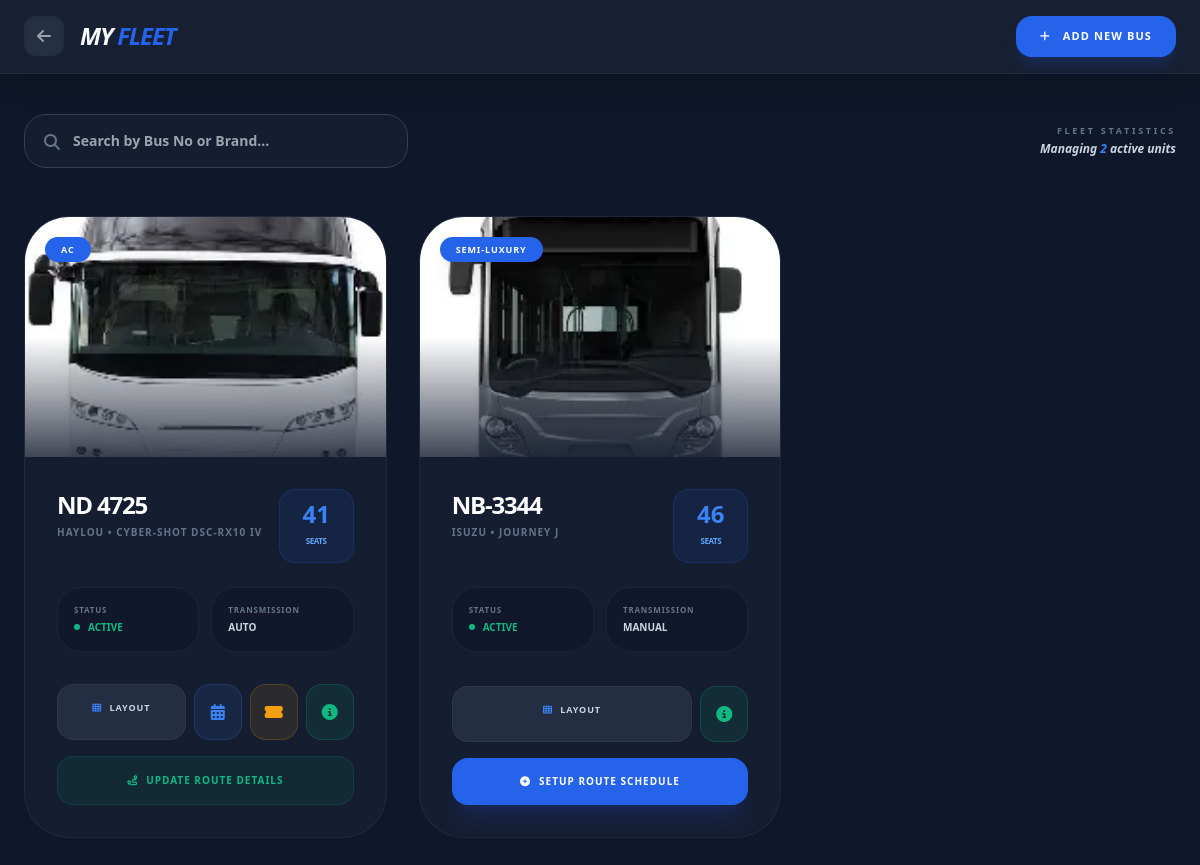
The page /my_fleet.php (signed in) on the database its author committed.
### tables this page shows
CREATE TABLE `buses` (
  `id` int(11) NOT NULL,
  `owner_id` int(11) NOT NULL,
  `brand` varchar(100) NOT NULL,
  `model` varchar(100) NOT NULL,
  `gear_type` enum('Auto','Manual','Both') NOT NULL,
  `bus_number` varchar(20) NOT NULL,
  `bus_type` varchar(50) NOT NULL,
  `number_of_seats` int(11) NOT NULL,
  `facilities` text DEFAULT NULL,
  `img_front` varchar(255) DEFAULT NULL,
  `img_back` varchar(255) DEFAULT NULL,
  `img_left` varchar(255) DEFAULT NULL,
  `img_right` varchar(255) DEFAULT NULL,
  `img_interior` varchar(255) DEFAULT NULL,
  `status` enum('active','inactive') DEFAULT 'active',
  `created_at` timestamp NOT NULL DEFAULT current_timestamp(),
  `seats_per_row` int(11) DEFAULT 4,
  `total_rows` int(11) DEFAULT 10,
  `seats_per_column` int(11) DEFAULT 2,
  `has_conductor_seat` tinyint(1) DEFAULT 1,
  `last_row_seats` int(11) DEFAULT 5,
  `route_number` varchar(50) DEFAULT NULL,
  `route_start` varchar(100) DEFAULT NULL,
  `route_end` varchar(100) DEFAULT NULL,
  `route_path` text DEFAULT NULL,
  `driver_id` int(11) DEFAULT 0,
  `conductor_id` int(11) DEFAULT 0,
  `route_path_json` text DEFAULT NULL,
  `schedule_days` text DEFAULT NULL,
  `departure_time` time DEFAULT NULL,
  `start_time` time DEFAULT NULL,
  `destination_time` time DEFAULT NULL,
  `route_id` int(11) DEFAULT 0
);

### my_fleet.php (the view, shortened to what this page needs)
<?php
require_once 'db_config.php';
$owner_id = $_SESSION['user_id'];
$search_query = "";
$sql = "SELECT * FROM buses WHERE owner_id = $owner_id $search_query ORDER BY id DESC";
$result = $conn->query($sql);
?>
<!DOCTYPE html>
<html lang="en">
<head>
    <script src="https://cdn.tailwindcss.com"></script>
    <link rel="stylesheet" href="https://cdnjs.cloudflare.com/ajax/libs/font-awesome/6.4.0/css/all.min.css">
</head>
<body class="min-h-screen">
    <div class="bg-slate-800/60 shadow-xl sticky top-0 z-30 backdrop-blur-lg border-b border-white/5">
        <div class="max-w-7xl mx-auto px-6 py-4 flex justify-between items-center">
            <div class="flex items-center space-x-4">
                <a href="bus_owner_dashboard.php" class="w-10 h-10 flex items-center justify-center rounded-xl bg-slate-700/50 text-gray-400 hover:text-blue-500 transition shadow-inner">
                    <i class="fas fa-arrow-left"></i>
                </a>
                <h1 class="text-2xl font-black italic uppercase tracking-tighter">My <span class="text-blue-600">Fleet</span></h1>
            </div>
            <a href="add_bus.php" class="bg-blue-600 text-white px-6 py-3 rounded-2xl font-black text-[11px] uppercase tracking-widest shadow-lg shadow-blue-900/40 hover:bg-blue-500 transition-all active:scale-95">
                <i class="fas fa-plus mr-2"></i> Add New Bus
            </a>
        </div>
    </div>
    <div class="max-w-7xl mx-auto px-6 py-10">
        <div class="mb-12 flex flex-col md:flex-row gap-4 items-center justify-between">
            <form action="" method="GET" class="w-full md:w-96 relative">
                <input type="text" name="search" placeholder="Search by Bus No or Brand..."
                value="<?php echo isset($_GET['search']) ? $_GET['search'] : ''; ?>"
                class="w-full pl-12 pr-4 py-4 rounded-[22px] bg-slate-800/40 border border-slate-700 outline-none focus:border-blue-500 transition text-sm font-bold shadow-inner">
                <i class="fas fa-search absolute left-5 top-5 text-slate-500"></i>
            </form>
            <div class="text-right hidden md:block">
                <p class="text-[9px] font-black text-slate-500 uppercase tracking-[0.3em] mb-1">Fleet Statistics</p>
                <p class="text-xs font-bold text-slate-300 italic">Managing <span class="text-blue-500 font-black"><?php echo $result->num_rows; ?></span> active units</p>
            </div>
        </div>
        <div class="grid grid-cols-1 md:grid-cols-2 lg:grid-cols-3 gap-8">
            <?php if ($result->num_rows > 0): ?>
                <?php while($bus = $result->fetch_assoc()): ?>
                <div class="bus-card bg-slate-800/40 rounded-[45px] border border-white/5 overflow-hidden flex flex-col hover:shadow-2xl hover:shadow-blue-900/20 hover:border-blue-500/30">
                    <div class="relative h-60 overflow-hidden">
                        <img src="<?php echo $bus['img_front']; ?>" class="w-full h-full object-cover group-hover:scale-110 transition duration-1000">
                        <div class="absolute inset-0 bg-gradient-to-t from-slate-900 via-transparent to-transparent opacity-80"></div>
                        <div class="absolute top-5 left-5 bg-blue-600 text-white px-4 py-1.5 rounded-full text-[9px] font-black uppercase tracking-widest shadow-xl">
                            <?php echo $bus['bus_type']; ?>
                        </div>
                    </div>
                    <div class="p-8 flex-1 flex flex-col">
                        <div class="flex justify-between items-start mb-6">
                            <div>
                                <h3 class="text-2xl font-black tracking-tighter uppercase text-white"><?php echo $bus['bus_number']; ?></h3>
                                <p class="text-slate-500 text-[10px] font-bold uppercase tracking-widest mt-1"><?php echo $bus['brand']; ?> • <?php echo $bus['model']; ?></p>
                            </div>
                            <div class="bg-blue-600/10 p-3 rounded-2xl text-center min-w-[75px] border border-blue-600/20">
                                <span class="block text-blue-500 font-black text-2xl leading-none"><?php echo $bus['number_of_seats']; ?></span>
                                <span class="text-[8px] text-blue-400 font-black uppercase tracking-tighter">Seats</span>
                            </div>
                        </div>
                        <div class="grid grid-cols-2 gap-3 mb-8">
                            <div class="bg-slate-900/60 p-4 rounded-3xl border border-white/5">
                                <p class="text-[8px] font-black text-slate-500 uppercase tracking-widest mb-1">Status</p>
                                <div class="flex items-center gap-2">
                                    <div class="w-1.5 h-1.5 rounded-full bg-emerald-500 animate-pulse"></div>
                                    <p class="text-[10px] font-bold text-emerald-500 uppercase"><?php echo $bus['status']; ?></p>
                                </div>
                            </div>
                            <div class="bg-slate-900/60 p-4 rounded-3xl border border-white/5">
                                <p class="text-[8px] font-black text-slate-500 uppercase tracking-widest mb-1">Transmission</p>
                                <p class="text-[10px] font-bold uppercase text-slate-300"><?php echo $bus['gear_type']; ?></p>
                            </div>
                        </div>
                        <div class="space-y-4 mt-auto">
                            <div class="flex gap-2">
                                <a href="edit_bus.php?id=<?php echo $bus['id']; ?>" class="flex-1 bg-slate-700/50 text-slate-300 text-center py-4 rounded-2xl font-black text-[9px] uppercase tracking-widest hover:bg-slate-700 hover:text-white transition shadow-sm border border-white/5">
                                    <i class="fas fa-th mr-1 text-blue-500"></i> Layout
                                </a>
                                <?php if (!empty($bus['route_id'])): ?>
                                <a href="schedule.php?bus_id=<?php echo $bus['id']; ?>&route_id=<?php echo $bus['route_id']; ?>" class="w-12 h-14 flex items-center justify-center bg-blue-500/10 text-blue-500 rounded-2xl hover:bg-blue-500 hover:text-white transition-all border border-blue-500/20" title="Weekly Schedule">
                                    <i class="fas fa-calendar-alt text-base"></i>
                                </a>
                                <a href="route_prices.php?bus_id=<?php echo $bus['id']; ?>&route_id=<?php echo $bus['route_id']; ?>" class="w-12 h-14 flex items-center justify-center bg-amber-500/10 text-amber-500 rounded-2xl hover:bg-amber-500 hover:text-white transition-all border border-amber-500/20" title="Ticket Fares">
                                    <i class="fas fa-ticket-alt text-base"></i>
                                </a>
                                <?php endif; ?>
                                <a href="bus_info.php?id=<?php echo $bus['id']; ?>" class="w-12 h-14 flex items-center justify-center bg-emerald-500/10 text-emerald-500 rounded-2xl hover:bg-emerald-500 hover:text-white transition-all border border-emerald-500/20" title="Full Info">
                                    <i class="fas fa-info-circle text-base"></i>
                                </a>
                            </div>
                            <?php if (!empty($bus['route_id'])): ?>
                                <a href="edit_route.php?bus_id=<?php echo $bus['id']; ?>&route_id=<?php echo $bus['route_id']; ?>" class="w-full bg-emerald-600/10 text-emerald-500 text-center py-4 rounded-2xl font-black text-[10px] uppercase tracking-widest hover:bg-emerald-600 hover:text-white transition-all border border-emerald-600/20 flex items-center justify-center">
                                    <i class="fas fa-route mr-2"></i> Update Route Details
                                </a>
                            <?php else: ?>
                                <a href="add_route.php?bus_id=<?php echo $bus['id']; ?>" class="w-full bg-blue-600 text-white text-center py-4 rounded-2xl font-black text-[10px] uppercase tracking-widest hover:bg-blue-700 transition-all shadow-xl shadow-blue-900/30 flex items-center justify-center">
                                    <i class="fas fa-plus-circle mr-2"></i> Setup Route Schedule
                                </a>
                            <?php endif; ?>
                        </div>
                    </div>
                </div>
                <?php endwhile; ?>
            <?php endif; ?>
        </div>
    </div>
</body>
</html>

### my_fleet.php (style rules this page uses)
body { background-color: #0f172a; color: #f8fafc; }
.bus-card { transition: all 0.4s cubic-bezier(0.4, 0, 0.2, 1); }

### rows shown on the page
buses: img_front (picture), bus_type "AC", bus_number "ND 4725", brand "HAYLOU", model "CYBER-SHOT DSC-RX10 IV", number_of_seats "41", status "ACTIVE", gear_type "AUTO"
buses: img_front (picture), bus_type "SEMI-LUXURY", bus_number "NB-3344", brand "ISUZU", model "JOURNEY J", number_of_seats "46", status "ACTIVE", gear_type "MANUAL"

### other values the page prints
$result->num_rows "2"
